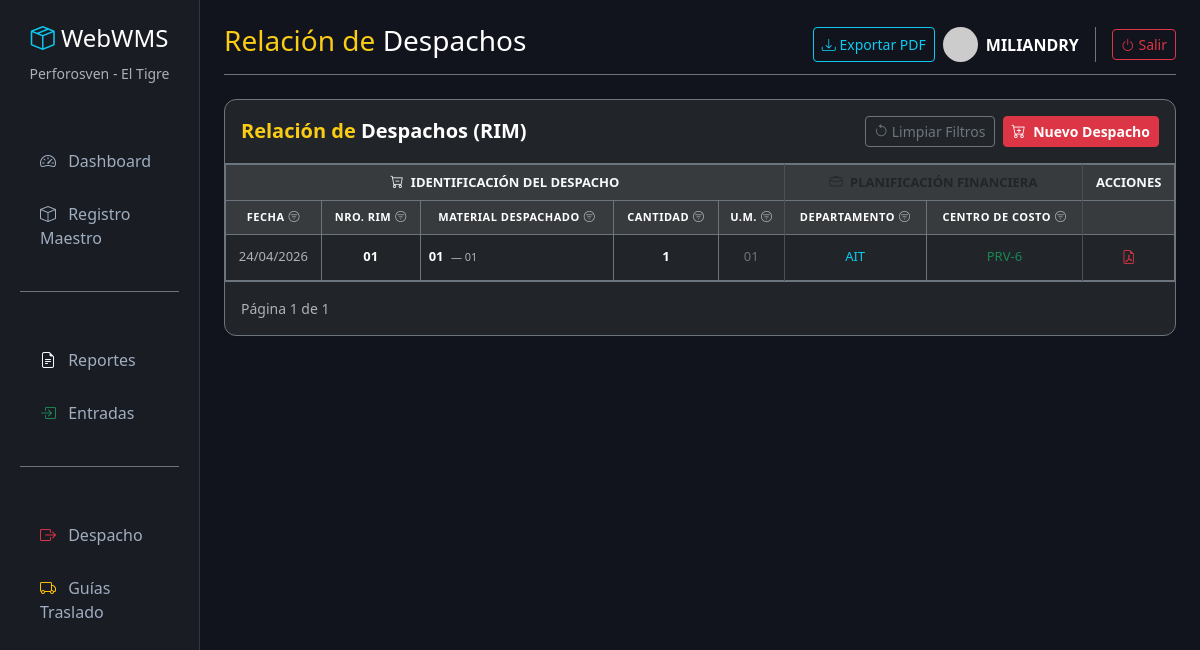
The page /salidas/ (signed in) on the database as committed earlier.
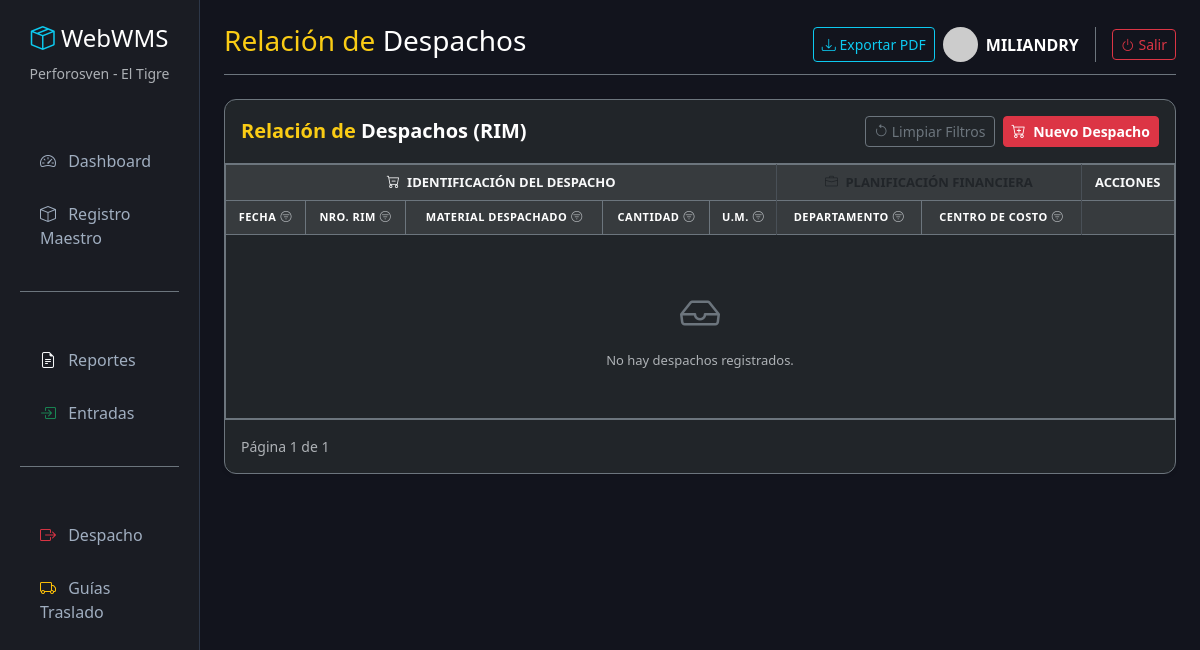
The same page on the database as committed later.
### inventario/models.py (models this page shows, shortened)
class SalidaMaterial(models.Model):
    guia = models.ForeignKey(GuiaTraslado, on_delete=models.SET_NULL, null=True, blank=True, verbose_name="¿Va en alguna Guía?")
    material = models.ForeignKey(Material, on_delete=models.CASCADE, verbose_name="Material a Despachar")
    fecha_despacho = models.DateField(default=timezone.now, verbose_name="Fecha de Despacho")
    nro_rim = models.CharField(max_length=50, verbose_name="No. RIM (Requisición)")
    cantidad = models.DecimalField(max_digits=10, decimal_places=2, verbose_name="Cantidad Despachada")
    departamento = models.CharField(max_length=100, blank=True, null=True, verbose_name="Departamento Solicitante")
    centro_costo = models.CharField(max_length=100, blank=True, null=True, verbose_name="Centro de Costo")
    cuenta_contable = models.CharField(max_length=100, blank=True, null=True, verbose_name="Cuenta Contable")
    partida_presupuestaria = models.CharField(max_length=100, blank=True, null=True, verbose_name="Partida Presupuestaria")
    class Meta:
        verbose_name = "Despacho RIM"
        verbose_name_plural = "3. Relación de Despachos (RIM)"

class Material(models.Model):
    TIPO_CHOICES = [
        ('MATERIAL', 'MATERIAL'),
        ('ACTIVOS', 'ACTIVOS'),
        ('DIRECTO AL GASTO', 'DIRECTO AL GASTO'),
        ]
    CARGO_CHOICES = [
        ('MANTENIMIENTO', 'Mantenimiento'),
        ('OPERACIONES', 'Operaciones'),
        ('TRANSPORTE', 'Transporte'),
        ('OTRO', 'Otro'),
    ]
    codigo = models.CharField(max_length=50, unique=True, verbose_name="Código Material")
    descripcion = models.CharField(max_length=255, verbose_name="Descripción del Material")
    tipo = models.CharField(max_length=20, choices=TIPO_CHOICES, default='MATERIAL', verbose_name="Tipo de Material")
    cargo = models.CharField(max_length=50, choices=CARGO_CHOICES, default='OPERACIONES', verbose_name="Cargo / Uso")
    nro_parte = models.CharField(max_length=100, blank=True, null=True, verbose_name="Número de Parte")
    unidad_medida = models.CharField(max_length=20, verbose_name="U.M.")
    ubicacion = models.CharField(max_length=100, blank=True, null=True, verbose_name="Ubicación")
    stock_actual = models.DecimalField(max_digits=10, decimal_places=2, default=0, verbose_name="Stock Actual")
    class Meta:
        verbose_name = "Material"
        verbose_name_plural = "1. Registro Maestro"

### inventario/views.py (the view)
# urls.py: path('salidas/', views.lista_salidas, name='lista_salidas'),
@login_required(login_url='login')
def lista_salidas(request):
    f_fecha = request.GET.get('f_fecha', '').strip()
    f_rim = request.GET.get('f_rim', '').strip()
    f_mat = request.GET.get('f_mat', '').strip()
    f_cant = request.GET.get('f_cant', '').strip()
    f_um = request.GET.get('f_um', '').strip()
    f_depto = request.GET.get('f_depto', '').strip()
    f_cc = request.GET.get('f_cc', '').strip()
    salidas_qs = SalidaMaterial.objects.exclude(
        Q(nro_rim__startswith='AJUSTE-MIG') | Q(departamento='MIGRACIÓN')
    ).select_related('material').all()
    if f_fecha:
        salidas_qs = salidas_qs.filter(fecha_despacho__icontains=f_fecha)
    if f_rim:
        salidas_qs = salidas_qs.filter(nro_rim__icontains=f_rim)
    if f_mat:
        salidas_qs = salidas_qs.filter(
            Q(material__codigo__icontains=f_mat) | Q(material__descripcion__icontains=f_mat)
        )
    if f_cant:
        salidas_qs = salidas_qs.filter(cantidad__icontains=f_cant)
    if f_um:
        salidas_qs = salidas_qs.filter(material__unidad_medida__icontains=f_um)
    if f_depto:
        salidas_qs = salidas_qs.filter(departamento__icontains=f_depto)
    if f_cc:
        salidas_qs = salidas_qs.filter(centro_costo__icontains=f_cc)
    salidas_qs = salidas_qs.order_by('-fecha_despacho', '-id')
    paginator = Paginator(salidas_qs, 50)
    page_number = request.GET.get('page')
    salidas_paginadas = paginator.get_page(page_number)
    query_params = request.GET.copy()
    if 'page' in query_params:
        del query_params['page']
    query_prefix = query_params.urlencode() + '&' if query_params else ''
    contexto = {
        'salidas': salidas_paginadas,
        'query_prefix': query_prefix,
        'filtros': {
            'fecha': f_fecha, 'rim': f_rim, 'mat': f_mat, 'cant': f_cant,
            'um': f_um, 'depto': f_depto, 'cc': f_cc
        }
    }
    return render(request, 'inventario/lista_salidas.html', contexto)

### inventario/templates/inventario/lista_salidas.html (shortened to what the changed rows need)
{% extends 'inventario/base.html' %}
{% block header %}<span class="text-corp-yellow">Relación de</span> <span class="text-white">Despachos</span>{% endblock %}
{% block content %}
<div class="card shadow-sm bg-dark border-secondary">
    <div class="card-body p-0">
        <div class="table-responsive"
            style="max-height: 68vh; overflow-y: auto; overflow-x: auto; white-space: nowrap;">
            <table class="table table-dark table-hover table-bordered border-secondary mb-0" style="font-size: 13px;">
                <thead class="table-active text-info text-center sticky-top" style="z-index: 2;">
                    <tr>
                        <th colspan="5" class="bg-primary bg-opacity-25 text-light border-end py-2">
                            <i class="bi bi-cart-dash me-1"></i> IDENTIFICACIÓN DEL DESPACHO
                        </th>
                        <th colspan="2" class="bg-warning bg-opacity-25 text-dark border-end py-2">
                            <i class="bi bi-briefcase me-1"></i> PLANIFICACIÓN FINANCIERA
                        </th>
                        <th class="bg-secondary bg-opacity-25 text-light py-2">ACCIONES</th>
                    </tr>
                    <tr class="text-muted text-center align-middle" style="font-size: 11px; letter-spacing: 0.5px;">
                        <th>
                            <div class="d-flex align-items-center justify-content-center gap-1">
                                <span>FECHA</span>
                                <div class="dropdown">
                                    <i class="bi bi-filter-circle {% if filtros.fecha %}text-info bi-filter-circle-fill{% else %}text-muted{% endif %} cursor-pointer" data-bs-toggle="dropdown" data-bs-auto-close="outside"></i>
                                </div>
                            </div>
                        </th>
                        <th>
                            <div class="d-flex align-items-center justify-content-center gap-1">
                                <span>NRO. RIM</span>
                                <div class="dropdown">
                                    <i class="bi bi-filter-circle {% if filtros.rim %}text-info bi-filter-circle-fill{% else %}text-muted{% endif %} cursor-pointer" data-bs-toggle="dropdown" data-bs-auto-close="outside"></i>
                                </div>
                            </div>
                        </th>
                        <th>
                            <div class="d-flex align-items-center justify-content-center gap-1">
                                <span>MATERIAL DESPACHADO</span>
                                <div class="dropdown">
                                    <i class="bi bi-filter-circle {% if filtros.mat %}text-info bi-filter-circle-fill{% else %}text-muted{% endif %} cursor-pointer" data-bs-toggle="dropdown" data-bs-auto-close="outside"></i>
                                </div>
                            </div>
                        </th>
                        <th>
                            <div class="d-flex align-items-center justify-content-center gap-1">
                                <span>CANTIDAD</span>
                                <div class="dropdown">
                                    <i class="bi bi-filter-circle {% if filtros.cant %}text-info bi-filter-circle-fill{% else %}text-muted{% endif %} cursor-pointer" data-bs-toggle="dropdown" data-bs-auto-close="outside"></i>
                                </div>
                            </div>
                        </th>
                        <th class="border-end">
                            <div class="d-flex align-items-center justify-content-center gap-1">
                                <span>U.M.</span>
                                <div class="dropdown">
                                    <i class="bi bi-filter-circle {% if filtros.um %}text-info bi-filter-circle-fill{% else %}text-muted{% endif %} cursor-pointer" data-bs-toggle="dropdown" data-bs-auto-close="outside"></i>
                                </div>
                            </div>
                        </th>
                        <th>
                            <div class="d-flex align-items-center justify-content-center gap-1">
                                <span>DEPARTAMENTO</span>
                                <div class="dropdown">
                                    <i class="bi bi-filter-circle {% if filtros.depto %}text-info bi-filter-circle-fill{% else %}text-muted{% endif %} cursor-pointer" data-bs-toggle="dropdown" data-bs-auto-close="outside"></i>
                                </div>
                            </div>
                        </th>
                        <th class="border-end">
                            <div class="d-flex align-items-center justify-content-center gap-1">
                                <span>CENTRO DE COSTO</span>
                                <div class="dropdown">
                                    <i class="bi bi-filter-circle {% if filtros.cc %}text-info bi-filter-circle-fill{% else %}text-muted{% endif %} cursor-pointer" data-bs-toggle="dropdown" data-bs-auto-close="outside"></i>
                                </div>
                            </div>
                        </th>
                        <th></th>
                    </tr>
                </thead>
                <tbody>
                    {% for salida in salidas %}
                    <tr class="align-middle text-center">
                        <td class="text-muted">
                            {{ salida.fecha_despacho|date:"d/m/Y" }}
                        </td>
                        <td class="text-white fw-bold">
                            {{ salida.nro_rim }}
                        </td>
                        <td class="text-start" style="max-width: 300px;">
                            <span class="text-white fw-semibold">{{ salida.material.codigo }}</span>
                            <span class="text-muted ms-1" style="font-size:11px;">— {{ salida.material.descripcion }}</span>
                        </td>
                        <td class="fw-bold text-white">
                            {{ salida.cantidad|floatformat:0 }}
                        </td>
                        <td class="border-end text-secondary">
                            {{ salida.material.unidad_medida }}
                        </td>
                        <td class="text-info">
                            {{ salida.departamento|default:"—" }}
                        </td>
                        <td class="border-end text-success">
                            {{ salida.centro_costo|default:"—" }}
                        </td>
                        <td>
                            <a href="{% url 'generar_pdf_salida' salida.id %}" target="_blank"
                                class="btn btn-sm btn-outline-danger border-0 px-2"
                                title="Imprimir Nota de Despacho PDF">
                                <i class="bi bi-file-earmark-pdf"></i>
                            </a>
                        </td>
                    </tr>
                    {% empty %}
                    <tr>
                        <td colspan="8" class="text-center py-5">
                            <i class="bi bi-inbox text-secondary" style="font-size: 2.5rem;"></i>
                            <p class="text-muted mt-2 mb-0">
                                {% if query %}
                                No se encontraron despachos para <strong class="text-white">"{{ query }}"</strong>.
                                {% else %}
                                No hay despachos registrados.
                                {% endif %}
                            </p>
                        </td>
                    </tr>
                    {% endfor %}
                </tbody>
            </table>
    </div>
</div>
{% endblock %}

Rows that differ between the two databases and show on the page:
removed SalidaMaterial: fecha_despacho "24/04/2026", nro_rim "01", material.codigo "01", material.descripcion "01", cantidad "1", material.unidad_medida "01", departamento "AIT", centro_costo "PRV-6"
Other text that changed with them:
text now shown: "No hay despachos registrados."
